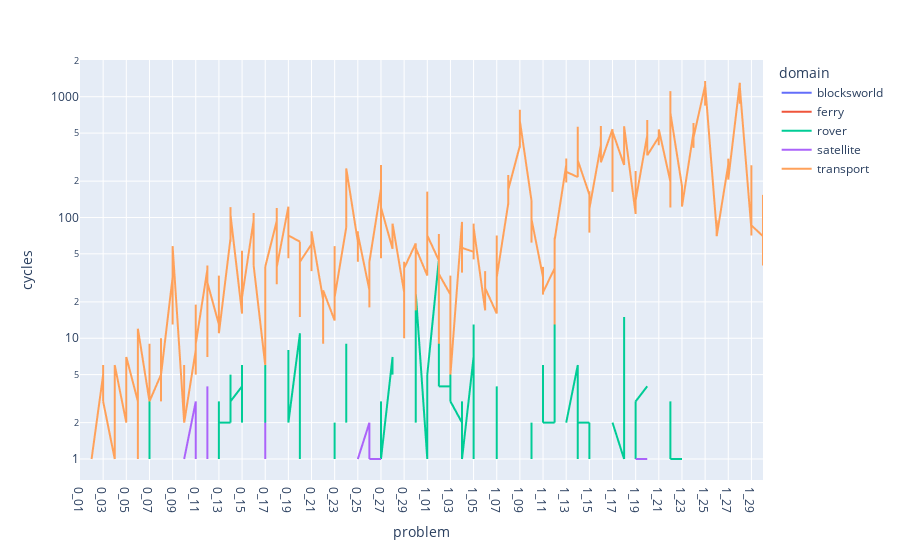

This figure's notebook cell:
### Markdown cell above
# Baseline Cycle Count

### Code cell
visualise_cylces()

### Figure 1 — Plotly figure (JSON) as saved in the notebook; plotly's stock layout.template omitted (floating-point values rounded to 4 significant figures; data arrays with more than 128 entries replaced by an {"elided": "..."} marker saying what was removed)
{"data": [{"hovertemplate": "domain=blocksworld<br>problem=%{x}<br>cycles=%{y}<extra></extra>", "legendgroup": "blocksworld", "line": {"color": "#636efa", "dash": "solid"}, "marker": {"symbol": "circle"}, "mode": "lines", "name": "blocksworld", "showlegend": true, "type": "scattergl", "x": {"elided": "300 str values"}, "xaxis": "x", "y": {"elided": "300 int values"}, "yaxis": "y"}, {"hovertemplate": "domain=ferry<br>problem=%{x}<br>cycles=%{y}<extra></extra>", "legendgroup": "ferry", "line": {"color": "#EF553B", "dash": "solid"}, "marker": {"symbol": "circle"}, "mode": "lines", "name": "ferry", "showlegend": true, "type": "scattergl", "x": {"elided": "300 str values"}, "xaxis": "x", "y": {"elided": "300 int values"}, "yaxis": "y"}, {"hovertemplate": "domain=rover<br>problem=%{x}<br>cycles=%{y}<extra></extra>", "legendgroup": "rover", "line": {"color": "#00cc96", "dash": "solid"}, "marker": {"symbol": "circle"}, "mode": "lines", "name": "rover", "showlegend": true, "type": "scattergl", "x": {"elided": "300 str values"}, "xaxis": "x", "y": {"elided": "300 int values"}, "yaxis": "y"}, {"hovertemplate": "domain=satellite<br>problem=%{x}<br>cycles=%{y}<extra></extra>", "legendgroup": "satellite", "line": {"color": "#ab63fa", "dash": "solid"}, "marker": {"symbol": "circle"}, "mode": "lines", "name": "satellite", "showlegend": true, "type": "scattergl", "x": {"elided": "300 str values"}, "xaxis": "x", "y": {"elided": "300 int values"}, "yaxis": "y"}, {"hovertemplate": "domain=transport<br>problem=%{x}<br>cycles=%{y}<extra></extra>", "legendgroup": "transport", "line": {"color": "#FFA15A", "dash": "solid"}, "marker": {"symbol": "circle"}, "mode": "lines", "name": "transport", "showlegend": true, "type": "scattergl", "x": {"elided": "300 str values"}, "xaxis": "x", "y": {"elided": "300 int values"}, "yaxis": "y"}], "layout": {"legend": {"title": {"text": "domain"}, "tracegroupgap": 0}, "margin": {"t": 60}, "xaxis": {"anchor": "y", "domain": [0, 1], "title": {"text": "problem"}}, "yaxis": {"anchor": "x", "domain": [0, 1], "title": {"text": "cycles"}, "type": "log"}}}
